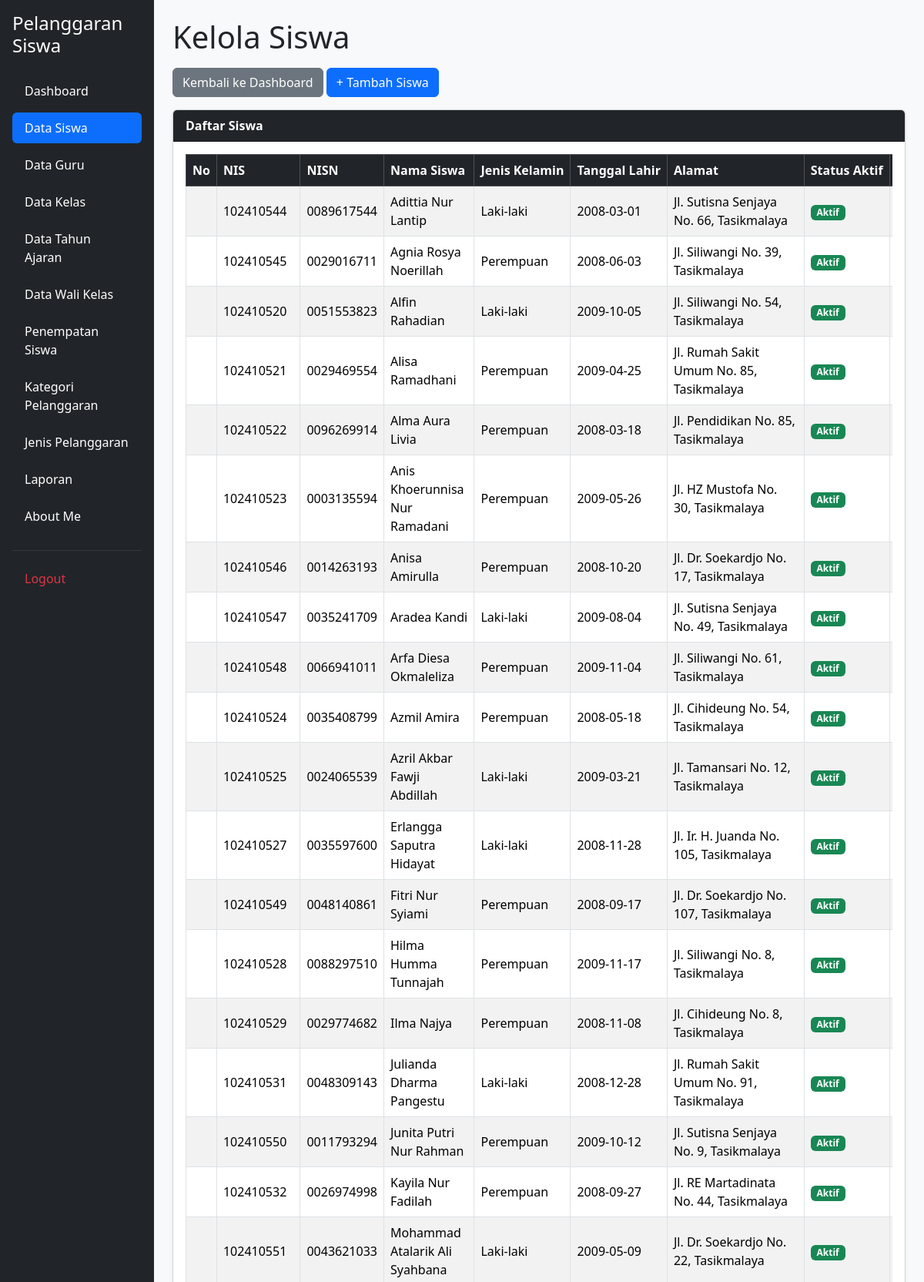
The app's page /kelola_siswa.php (signed in, upper part) with its own data.
### tables this page shows
CREATE TABLE `t_siswa` (
  `id` int(11) NOT NULL,
  `nis` varchar(10) DEFAULT NULL,
  `nisn` varchar(10) NOT NULL,
  `nama` varchar(150) DEFAULT NULL,
  `jenis_kelamin` char(1) NOT NULL,
  `tanggal_lahir` date NOT NULL,
  `alamat` text NOT NULL,
  `status_aktif` tinyint(1) NOT NULL,
  `created_at` timestamp NOT NULL DEFAULT current_timestamp(),
  `updated_at` timestamp NOT NULL DEFAULT current_timestamp()
);

### kelola_siswa.php (the view, shortened to what this page needs)
<?php
include 'config/koneksi.php';
$sql = "SELECT * FROM t_siswa ORDER BY nama ASC";
$hasil = mysqli_query($koneksi, $sql);
?>
<!DOCTYPE html>
<html lang="id">
<head>
    <link href="https://cdn.jsdelivr.net/npm/bootstrap@5.3.8/dist/css/bootstrap.min.css"
        rel="stylesheet">
    <link href="https://cdn.datatables.net/2.3.4/css/dataTables.bootstrap5.min.css"
        rel="stylesheet">
</head>
<body>
    <div class="container-fluid">
        <div class="row">
            <?php include 'layout/sidebar.php'; ?>
            <main class="col-md-9 col-lg-10 p-4">
                <h1 class="mb-3">Kelola Siswa</h1>
                <div class="mb-3">
                    <a href="dashboard.php" class="btn btn-secondary">
                        Kembali ke Dashboard
                    </a>
                    <a href="tambah_siswa.php" class="btn btn-primary">
                        + Tambah Siswa
                    </a>
                </div>
                <div class="card shadow-sm">
                    <div class="card-header">
                        Daftar Siswa
                    </div>
                    <div class="card-body">
                        <div class="table-responsive">
                            <table id="tabelSiswa"
                                class="table table-striped table-bordered table-hover align-middle w-100">
                                <thead class="table-dark">
                                    <tr>
                                        <th>No</th>
                                        <th>NIS</th>
                                        <th>NISN</th>
                                        <th>Nama Siswa</th>
                                        <th>Jenis Kelamin</th>
                                        <th>Tanggal Lahir</th>
                                        <th>Alamat</th>
                                        <th>Status Aktif</th>
                                        <th>Aksi</th>
                                    </tr>
                                </thead>
                                <tbody>
                                    <?php while ($row = mysqli_fetch_assoc($hasil)) { ?>
                                        <tr>
                                            <td></td>
                                            <td>
                                                <?= htmlspecialchars($row['nis'] ?? '') ?>
                                            </td>
                                            <td>
                                                <?= htmlspecialchars($row['nisn'] ?? '') ?>
                                            </td>
                                            <td>
                                                <?= htmlspecialchars($row['nama'] ?? '') ?>
                                            </td>
                                            <td>
                                                <?php
                                                if (($row['jenis_kelamin'] ?? '') == 'L') {
                                                    echo "Laki-laki";
                                                } elseif (($row['jenis_kelamin'] ?? '') == 'P') {
                                                    echo "Perempuan";
                                                } else {
                                                    echo "-";
                                                }
                                                ?>
                                            </td>
                                            <td>
                                                <?= htmlspecialchars($row['tanggal_lahir'] ?? '-') ?>
                                            </td>
                                            <td>
                                                <?= htmlspecialchars($row['alamat'] ?? '-') ?>
                                            </td>
                                            <td>
                                                <?php if (($row['status_aktif'] ?? 0) == 1) { ?>
                                                    <span class="badge bg-success">
                                                        Aktif
                                                    </span>
                                                <?php } else { ?>
                                                    <span class="badge bg-danger">
                                                        Tidak Aktif
                                                    </span>
                                                <?php } ?>
                                            </td>
                                            <td>
                                            </td>
                                        </tr>
                                    <?php } ?>
                                </tbody>
                            </table>
                        </div>
                    </div>
                </div>
            </main>
        </div>
    </div>
</body>
</html>

### kelola_siswa.php (style rules this page uses)
body { background-color: #f8f9fa; }
.card-header { background-color: #212529; color: white; font-weight: bold; }
.table thead th { white-space: nowrap; }
.table td { vertical-align: middle; }

### records on screen
t_siswa: nis "102410544", nisn "0089617544", nama "Adittia Nur Lantip", jenis_kelamin "Laki-laki", tanggal_lahir "2008-03-01", alamat "Jl. Sutisna Senjaya No. 66, Tasikmalaya", status_aktif "Aktif"
t_siswa: nis "102410545", nisn "0029016711", nama "Agnia Rosya Noerillah", jenis_kelamin "Perempuan", tanggal_lahir "2008-06-03", alamat "Jl. Siliwangi No. 39, Tasikmalaya", status_aktif "Aktif"
t_siswa: nis "102410520", nisn "0051553823", nama "Alfin Rahadian", jenis_kelamin "Laki-laki", tanggal_lahir "2009-10-05", alamat "Jl. Siliwangi No. 54, Tasikmalaya", status_aktif "Aktif"
t_siswa: nis "102410521", nisn "0029469554", nama "Alisa Ramadhani", jenis_kelamin "Perempuan", tanggal_lahir "2009-04-25", alamat "Jl. Rumah Sakit Umum No. 85, Tasikmalaya", status_aktif "Aktif"
t_siswa: nis "102410522", nisn "0096269914", nama "Alma Aura Livia", jenis_kelamin "Perempuan", tanggal_lahir "2008-03-18", alamat "Jl. Pendidikan No. 85, Tasikmalaya", status_aktif "Aktif"
t_siswa: nis "102410523", nisn "0003135594", nama "Anis Khoerunnisa Nur Ramadani", jenis_kelamin "Perempuan", tanggal_lahir "2009-05-26", alamat "Jl. HZ Mustofa No. 30, Tasikmalaya", status_aktif "Aktif"
t_siswa: nis "102410546", nisn "0014263193", nama "Anisa Amirulla", jenis_kelamin "Perempuan", tanggal_lahir "2008-10-20", alamat "Jl. Dr. Soekardjo No. 17, Tasikmalaya", status_aktif "Aktif"
t_siswa: nis "102410547", nisn "0035241709", nama "Aradea Kandi", jenis_kelamin "Laki-laki", tanggal_lahir "2009-08-04", alamat "Jl. Sutisna Senjaya No. 49, Tasikmalaya", status_aktif "Aktif"
t_siswa: nis "102410548", nisn "0066941011", nama "Arfa Diesa Okmaleliza", jenis_kelamin "Perempuan", tanggal_lahir "2009-11-04", alamat "Jl. Siliwangi No. 61, Tasikmalaya", status_aktif "Aktif"
t_siswa: nis "102410524", nisn "0035408799", nama "Azmil Amira", jenis_kelamin "Perempuan", tanggal_lahir "2008-05-18", alamat "Jl. Cihideung No. 54, Tasikmalaya", status_aktif "Aktif"
t_siswa: nis "102410525", nisn "0024065539", nama "Azril Akbar Fawji Abdillah", jenis_kelamin "Laki-laki", tanggal_lahir "2009-03-21", alamat "Jl. Tamansari No. 12, Tasikmalaya", status_aktif "Aktif"
t_siswa: nis "102410527", nisn "0035597600", nama "Erlangga Saputra Hidayat", jenis_kelamin "Laki-laki", tanggal_lahir "2008-11-28", alamat "Jl. Ir. H. Juanda No. 105, Tasikmalaya", status_aktif "Aktif"
t_siswa: nis "102410549", nisn "0048140861", nama "Fitri Nur Syiami", jenis_kelamin "Perempuan", tanggal_lahir "2008-09-17", alamat "Jl. Dr. Soekardjo No. 107, Tasikmalaya", status_aktif "Aktif"
t_siswa: nis "102410528", nisn "0088297510", nama "Hilma Humma Tunnajah", jenis_kelamin "Perempuan", tanggal_lahir "2009-11-17", alamat "Jl. Siliwangi No. 8, Tasikmalaya", status_aktif "Aktif"
t_siswa: nis "102410529", nisn "0029774682", nama "Ilma Najya", jenis_kelamin "Perempuan", tanggal_lahir "2008-11-08", alamat "Jl. Cihideung No. 8, Tasikmalaya", status_aktif "Aktif"
t_siswa: nis "102410531", nisn "0048309143", nama "Julianda Dharma Pangestu", jenis_kelamin "Laki-laki", tanggal_lahir "2008-12-28", alamat "Jl. Rumah Sakit Umum No. 91, Tasikmalaya", status_aktif "Aktif"
t_siswa: nis "102410550", nisn "0011793294", nama "Junita Putri Nur Rahman", jenis_kelamin "Perempuan", tanggal_lahir "2009-10-12", alamat "Jl. Sutisna Senjaya No. 9, Tasikmalaya", status_aktif "Aktif"
t_siswa: nis "102410532", nisn "0026974998", nama "Kayila Nur Fadilah", jenis_kelamin "Perempuan", tanggal_lahir "2008-09-27", alamat "Jl. RE Martadinata No. 44, Tasikmalaya", status_aktif "Aktif"
t_siswa: nis "102410551", nisn "0043621033", nama "Mohammad Atalarik Ali Syahbana", jenis_kelamin "Laki-laki", tanggal_lahir "2009-05-09", alamat "Jl. Dr. Soekardjo No. 22, Tasikmalaya", status_aktif "Aktif"
